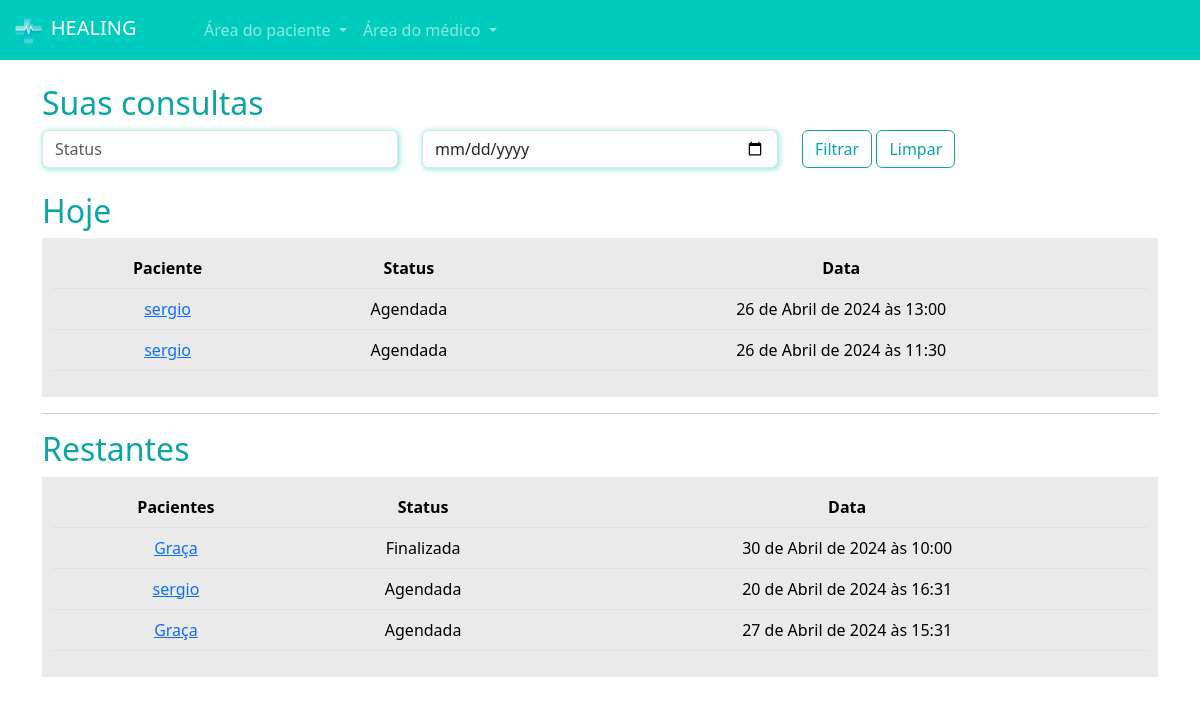
Page /medicos/consultas_medico/ (signed in) on the committed database.
### paciente/models.py (models this page shows, shortened)
class Consulta(models.Model):
    status_choices = (
        ('A', 'Agendada'),
        ('F', 'Finalizada'),
        ('C', 'Cancelada'),
        ('I', 'Iniciada')
    )
    paciente = models.ForeignKey(User, on_delete=models.DO_NOTHING)
    data_aberta = models.ForeignKey(DatasAbertas, on_delete=models.DO_NOTHING)
    status = models.CharField(max_length=1, choices=status_choices, default='A')
    link = models.URLField(null=True, blank=True)

### medico/models.py (models this page shows, shortened)
class DatasAbertas(models.Model):
    data = models.DateTimeField()
    user = models.ForeignKey(User, on_delete=models.DO_NOTHING)
    agendado = models.BooleanField(default=False)

### medico/views.py (the view, shortened to what this page needs)
# urls.py: path('consultas_medico/', views.consultas_medico, name="consultas_medico"),
def consultas_medico(request):
    if not is_medico(request.user):
        messages.add_message(request, constants.WARNING, 'Somente médicos podem acessar essa página.')
        return redirect('/usuarios/sair')
    hoje = datetime.now().date()
    if request.method == "GET":
        consultas_hoje = Consulta.objects.filter(data_aberta__user=request.user).filter(data_aberta__data__gte=hoje).filter(data_aberta__data__lt=hoje + timedelta(days = 1))
        consultas_restantes = Consulta.objects.exclude(id__in=consultas_hoje.values('id')).filter(data_aberta__user=request.user)
        status_filtrar =  request.GET.get("status")
        status_dict = {
            'Agendada': 'A',
            'Finalizada': 'F',
            'Cancelada': 'C',
            'Iniciada': 'I',
            "" : "N"
        }
        print(status_filtrar)
        status_code = False
        data_filtrar =  request.GET.get("data")
        if data_filtrar:
            data_filtrar = data_filtrar
        return render(request, 'consultas_medico.html', {'consultas_hoje': consultas_hoje, 'consultas_restantes': consultas_restantes, 'is_medico': is_medico(request.user)})
    return render(request, 'consultas_medico.html', {'consultas_hoje': consultas_hoje, 'consultas_restantes': consultas_restantes, 'is_medico': is_medico(request.user)})

### medico/models.py (called while the page is built)
def is_medico(user):
    return DadosMedico.objects.filter(user=user).exists()

### medico/templates/consultas_medico.html (shortened to what this page needs)
{% extends "base.html" %}
{% load static %}
{% block 'head' %}
    <link rel="stylesheet" href="{% static 'medicos/css/abrir_horario.css' %}">
    <link rel="stylesheet" href="{% static 'usuarios/css/usuarios.css' %}">
    <link rel="stylesheet" href="{% static 'medicos/css/cadastro_medico.css' %}">
    <link rel="stylesheet" href="{% static 'pacientes/css/home.css' %}">
    <link rel="stylesheet" href="https://cdn.jsdelivr.net/npm/bootstrap-icons@1.11.3/font/bootstrap-icons.min.css">
{% endblock 'head' %}
{% block 'body' %}
{% include "partials/navbar.html" %}
    <div class="container">
        <br>
        <form post="GET" action="{% url "consultas_medico" %}">
        <h2><span class="color-dark">Suas consultas</span></h2>
            <div class="row">
                <div class="col-md">
                    <input type="text" name="status" id="" class="form-control shadow-main-color" placeholder="Status">
                </div>
                <div class="col-md">
                    <input type="date" name="data" id="" class="form-control shadow-main-color" placeholder="Data da consulta">
                </div>
                <div class="col-md">
                    <input type="submit" value="Filtrar" class="btn btn-dark-color-outline">
                    <button class="btn btn-dark-color-outline" url = "{% url "consultas_medico" %}">Limpar</button>
                </div>
            </div>
        </form>
        <br>
        <h2><span class="color-dark">Hoje</span></h2>
        <div class="list-minhas-consultas">
            <table class="table">
                <thead>
                    <tr>
                        <th scope="col">Paciente</th>
                        <th scope="col">Status</th>
                        <th scope="col">Data</th>
                    </tr>
                </thead>
                <tbody>
                    {% for consulta in consultas_hoje  %}
                        <tr>
                            <td><a href="{% url "consulta_area_medico" consulta.id %}">{{consulta.paciente}}</a></td>
                            <td>{{consulta.get_status_display}}</td>
                            <td>{{consulta.data_aberta.data}}</td>
                        </tr>
                    {% endfor %}
                </tbody>
            </table>
        </div>
        <hr>
        <h2><span class="color-dark">Restantes</span></h2>
        <div class="list-minhas-consultas">
            <table class="table">
                <thead>
                    <tr>
                        <th scope="col">Pacientes</th>
                        <th scope="col">Status</th>
                        <th scope="col">Data</th>
                    </tr>
                </thead>
                <tbody>
                    {% for consulta in consultas_restantes  %}
                        <tr>
                            <td><a href="{% url "consulta_area_medico" consulta.id %}">{{consulta.paciente}}</a></td>
                            <td>{{consulta.get_status_display}}</td>
                            <td>{{consulta.data_aberta.data}}</td>
                        </tr>
                    {% endfor %}
                </tbody>
            </table>
        </div>
    </div>
{% endblock 'body' %}

### templates/static/geral/css/base.css (style rules this page uses)
:root { --main-color: #00CCBE; --dark-color: #09A6A3; --contrast-color: #FFD686; }
.color-dark { color: var(--dark-color); }

### templates/static/usuarios/css/usuarios.css (style rules this page uses)
.btn-dark-color-outline { border: 1px solid var(--dark-color); color: var(--dark-color) }

### templates/static/medicos/css/cadastro_medico.css (style rules this page uses)
.shadow-main-color { box-shadow: 1px 1px 5px 1px rgba(0, 204, 190,.4); }

### templates/static/pacientes/css/home.css (style rules this page uses)
table { border-collapse: collapse !important; width: 100%; }
th, td { padding: 8px; text-align: center; background-color: #EAEAEA !important; }
th { background-color: #EAEAEA; }
.list-minhas-consultas { background-color: #EAEAEA; padding: 10px; }

### rows in the picture
Consulta: paciente "sergio", status "Agendada", data_aberta.data "26 de Abril de 2024 às 13:00"
Consulta: paciente "sergio", status "Agendada", data_aberta.data "26 de Abril de 2024 às 11:30"
Consulta: paciente "Graça", status "Finalizada", data_aberta.data "30 de Abril de 2024 às 10:00"
Consulta: paciente "sergio", status "Agendada", data_aberta.data "20 de Abril de 2024 às 16:31"
Consulta: paciente "Graça", status "Agendada", data_aberta.data "27 de Abril de 2024 às 15:31"
